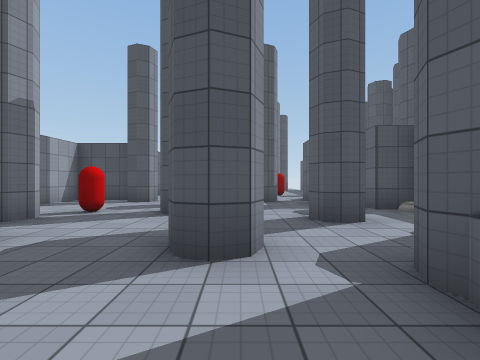
[1] (above)

16 first-person views from a walk through a 3-D level made in the Unity game engine. The camera is 1.4 m above the floor, looks level and sees 85° across. The floor is counted in squares, 2 m on a side. Each view is taken from the middle of a square. On the plan, view 1 faces up. The plan holds only what a view shows up to about 9 squares ahead; the rest is blank. The place goes on beyond the plan. The player is left out. Surface patterns are stand-ins for the level's own textures.

[2]
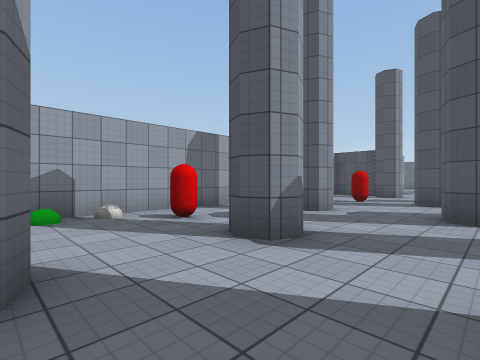

[3]
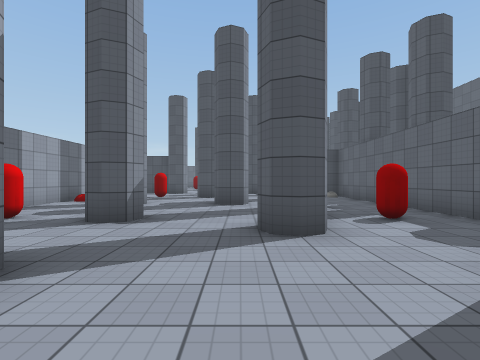

[4]
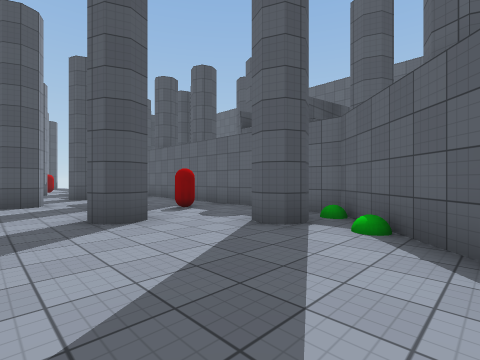

[5]
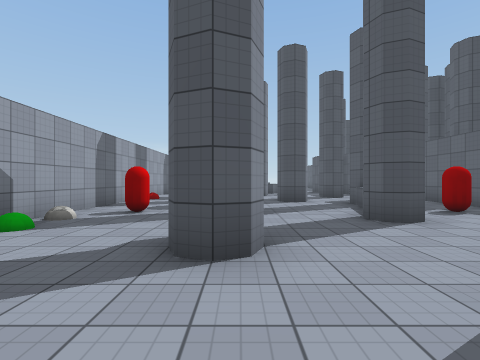

[6]
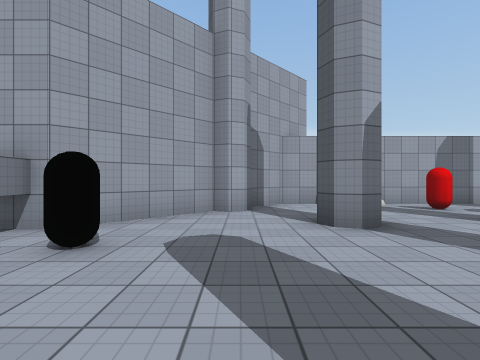

[7]
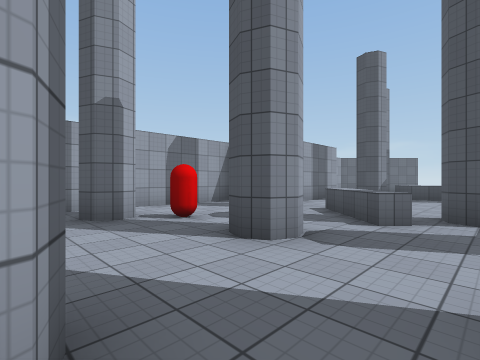

[8]
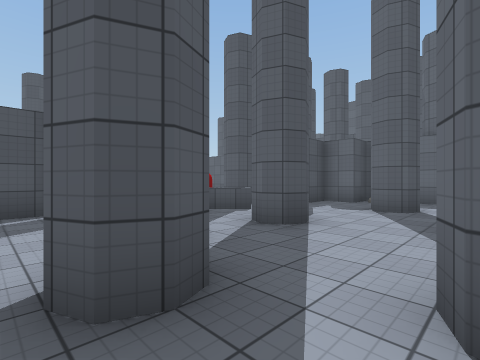

[9]
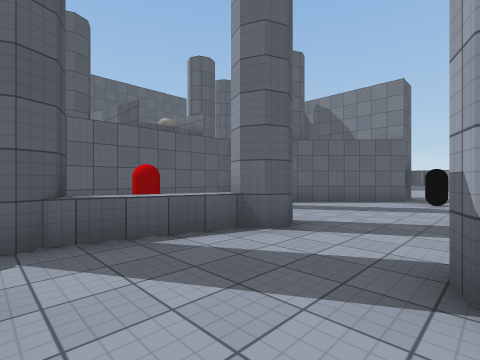

[10]
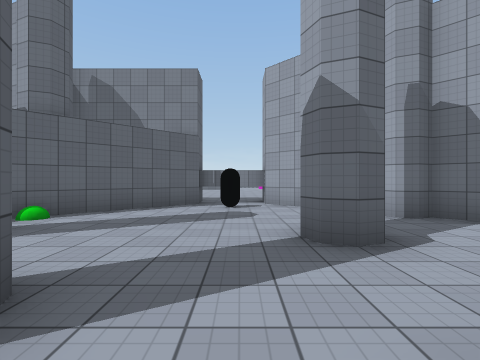

[11]
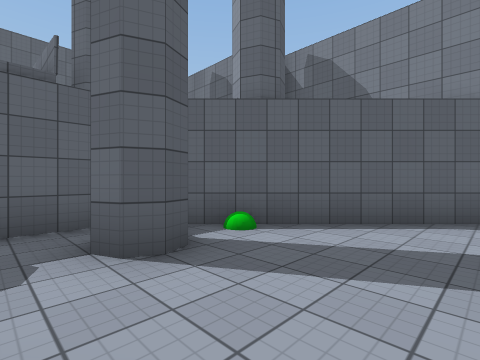

[12]
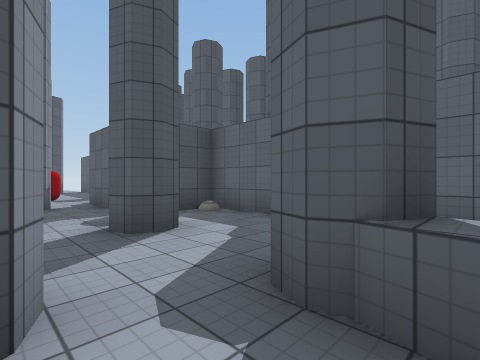

[13]
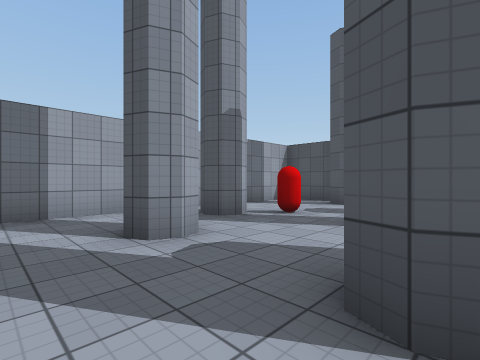

[14]
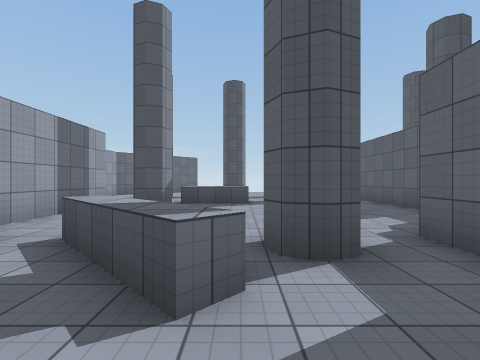

[15]
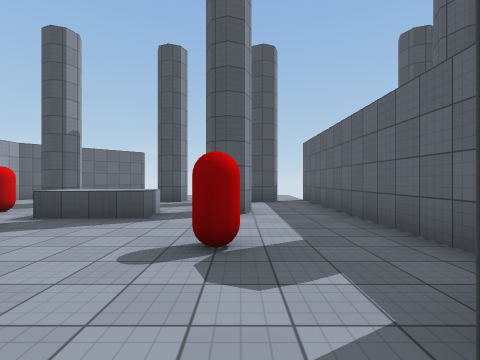

[16]
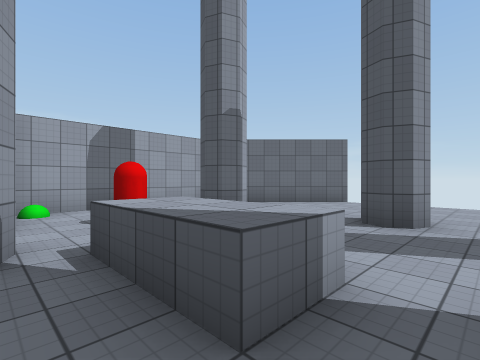

### Floor plan
Points are (right, up) in squares from view 1. A wall is a line through its corners. A room is listed if a view was taken in it or the views show most of it. See-through windows are left out.
Room 1 (views 1, 2, 3, 4, 5, 6, 7, 8, 9, 10, 11, 12, 13, 14, 15)
walls: (-1.9, 0.2) (-1.6, -0.5) (-2.2, -0.7) (-2.7, -0.6); (-1.7, -0.2) (-1.9, -0.7); (-0.3, 3.3) (0.4, 3) (0.1, 2.4) (-0.2, 2.3) (-0.6, 2.4) (-0.8, 2.8); (-2.9, 3.1) (-2.7, 2.7) (-2.9, 2.3); (1.9, 1.2) (1.4, 1.4) (1.3, 1.7) (1.4, 2.2); (1.3, -1.2) (1.1, -1.6) (0.8, -1.8) (0.4, -1.6) (0.2, -1.2) (0.4, -0.9) (0.7, -0.8); (-3.7, 3.1) (-3.2, 3.2); (-2.3, -2.7) (-1.9, -2.9) (-1.6, -3.5) (-2.2, -3.7) (-2.7, -3.6); (-1.7, -3.2) (-1.9, -3.6); (1.7, 4.3) (1.4, 4.4); (2.2, 4.5) (1.5, 4.2) (1.3, 4.7) (1.4, 5.1); (-0.7, 5.8) (-0.9, 5.4) (-1.2, 5.3) (-1.6, 5.4) (-1.8, 5.8); (-4, 5.1) (-3.8, 4.7) (-3.9, 4.4) (-4.2, 4.2) (-4.6, 4.4); (2.8, -3.8) (2.4, -3.6) (2.2, -3.3) (2.4, -2.9) (2.8, -2.7); (-4.3, -4.7) (-3.9, -4.9) (-3.8, -5.2) (-3.9, -5.5) (-1.8, -7.7); (2.2, 7.6) (2.2, 9.2); (-2.8, 8.4) (-3.2, 8.3) (-3.7, 8.4); (1.1, 8.4) (0.8, 8.3) (0.4, 8.4) (0.2, 8.8); (-4, 9.2) (-4.8, 9.2); (0.2, -7.7) (4.2, -3.7) (4.2, 6.2) (3.2, 6.2) (3.2, 7.2) (2.2, 7.2); (-1.8, -8) (0.2, -8); (-5.7, 9) (-5.7, -3.8) (-4.5, -4.9)
low walls: (0.7, -0.8) (1.3, 1.6); (0.1, 7.7) (-0.3, 7.3) (-2.1, 9.1)
ways out: opening at (0.5, 8.5) to room 2
objects: other object (-4, 0); other object (-3, 6); other object (-1, -7); other object (3, 0)
Room 2 (view 16)
walls: (3.2, 17.4) (2.8, 17.2) (2.3, 17.4); (2.2, 14.8) (2.1, 14.3); (0.3, 17.8) (0.1, 17.4) (-0.2, 17.3) (-0.6, 17.4); (-2.7, 16.9) (-2.9, 16.4) (-3.2, 16.3) (-3.6, 16.4); (4.2, 11.4) (4.2, 18); (-2.3, 13.3) (-1.7, 13) (-2, 12.4) (-2.2, 12.3); (-2.5, 21.4) (-4.9, 19); (-3.7, 13.2) (-3.7, 10); (-5.7, 18) (-5.7, 13.5)
low walls: (0.3, 14.8) (0.3, 13.8) (-1.8, 13.8)
ways out: opening at (0.5, 8.5) to room 1
objects: other object (-3, 15); other object (2, 12)

Where each view was taken, in squares from view 1:
view 1: 0 up, 0 right, facing up
view 2: 3 down, 0 right, facing up-left
view 3: 5 down, 0 right, facing up
view 4: 6 down, 1 left, facing up-right
view 5: 6 down, 2 left, facing up
view 6: 5 down, 2 right, facing left
view 7: 3 up, 1 right, facing up-left
view 8: 3 up, 5 left, facing up-right
view 9: 2 up, 2 left, facing down-right
view 10: 0 up, 1 left, facing down
view 11: 2 down, 0 right, facing down-right
view 12: 1 up, 0 right, facing up-right
view 13: 1 up, 0 right, facing up-left
view 14: 6 up, 0 right, facing up
view 15: 9 up, 2 right, facing up
view 16: 13 up, 1 right, facing up-left
